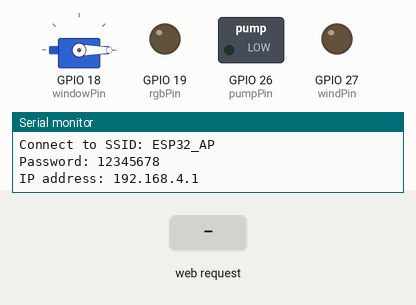
This program was run on a simulated ESP32. Parts: servo, switched loads named in the program (green lamp = pin HIGH), output pins drawn as LEDs (lit = HIGH), the last lines printed to the serial monitor. The inputs (shaded band) are chosen by the test bench. Random numbers use the default seed unless the program sets one.

Above: at 1.2 s.
1.3 s: HTTP request GET /pump/on received
At 2.0 s:
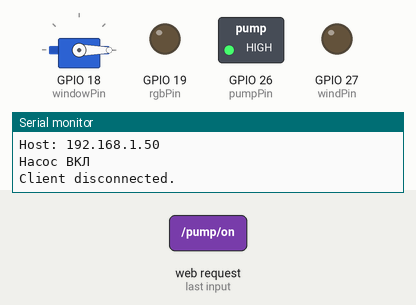
2.8 s: HTTP request GET /wind/on received
At 3.1 s:
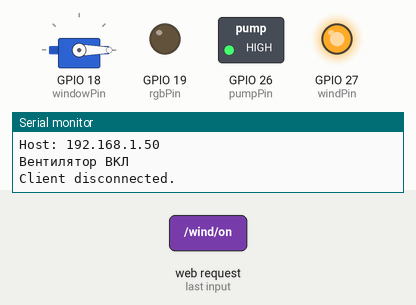
4.3 s: HTTP request GET /pump/off received
At 5.5 s:
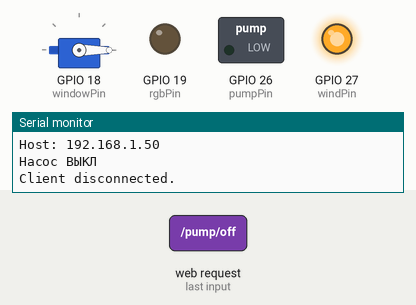
5.8 s: HTTP request GET /window/open received
At 6.7 s:
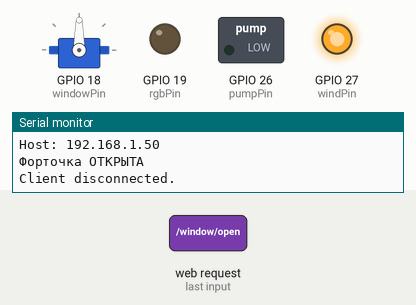
7.3 s: HTTP request GET /wind/off received
At 7.8 s:
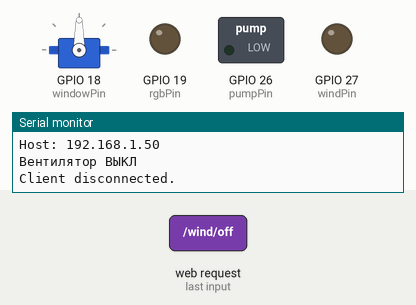
8.8 s: HTTP request GET /pump/on received
At 10.1 s:
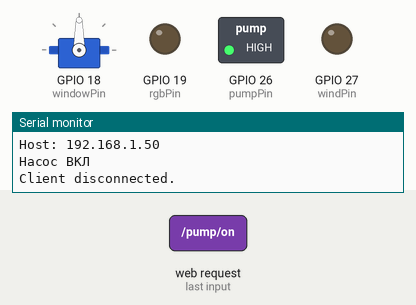
Timing chart, 0 to 11.3 s (numbered marks = the images above; inputs shaded):
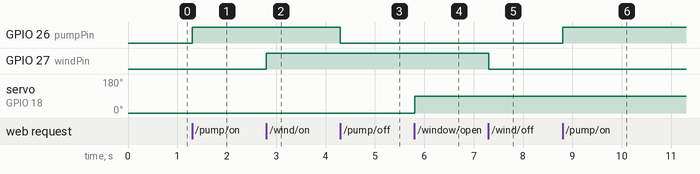

Measured:
- after the input at 1.3 s, GPIO 26 (pumpPin): LOW → HIGH at once
- after the input at 2.8 s, GPIO 27 (windPin): LOW → HIGH at once
- after the input at 4.3 s, GPIO 26 (pumpPin): HIGH → LOW at once
- after the input at 5.8 s, servo on GPIO 18 (windowPin): 0° → 90° at once
- after the input at 7.3 s, GPIO 27 (windPin): HIGH → LOW at once
- after the input at 8.8 s, GPIO 26 (pumpPin): LOW → HIGH at once

The program:

main.cpp
```cpp
#include <WiFi.h>
#include <ESP32Servo.h>  // Библиотека для работы с сервоприводом

// Настройки точки доступа
const char* ap_ssid = "ESP32_AP";       // Название сети
const char* ap_password = "12345678";  // Пароль (минимум 8 символов)

// Номер порта для сервера
WiFiServer server(80);

// Состояние выходов
bool pumpState = false;  // Состояние насоса
bool windState = false;  // Состояние вентилятора
bool windowState = false;  // Состояние форточки

// Номера выводов
const int pumpPin = 26;  // Пин для насоса
const int windPin = 27;  // Пин для вентилятора
const int windowPin = 18;  // Пин для сервопривода (форточка)
const int rgbPin = 19;     // Пин для RGB-светодиода

// Объект для управления сервоприводом
Servo servoWindow;

// Переменная для хранения выбранного цвета RGB
String rgbColor = "#FFFFFF";  // Белый цвет по умолчанию

// Прототипы функций
void handleRequest(WiFiClient& client, const String& request);
void sendResponse(WiFiClient& client);

void setup() {
    Serial.begin(115200);
    Serial.println("Starting...");

    // Настройка GPIO как выходы
    pinMode(pumpPin, OUTPUT);
    pinMode(windPin, OUTPUT);
    pinMode(rgbPin, OUTPUT);

    // Устанавливаем GPIO в LOW
    digitalWrite(pumpPin, LOW);
    digitalWrite(windPin, LOW);

    // Создание точки доступа
    if (WiFi.softAP(ap_ssid, ap_password)) {
        Serial.println("Access Point started.");
        Serial.print("Connect to SSID: ");
        Serial.println(ap_ssid);
        Serial.print("Password: ");
        Serial.println(ap_password);

        // Фиксированный IP-адрес для точки доступа
        Serial.println("IP address: 192.168.4.1");
    } else {
        Serial.println("Failed to create Access Point.");
    }


    // Инициализация сервопривода
    servoWindow.attach(windowPin);  // Подключение сервопривода к пину 18
    servoWindow.write(0);           // Закрываем форточку по умолчанию

    // Запуск сервера
    server.begin();
}

void loop() {
    WiFiClient client = server.available();
    if (client) {
        Serial.println("New Client.");
        String currentLine = "";
        String request = "";

        while (client.connected()) {
            if (client.available()) {
                char c = client.read();
                Serial.write(c);
                request += c;

                if (c == '\n') {
                    if (currentLine.length() == 0) {
                        handleRequest(client, request);
                        request = "";
                        break;
                    } else {
                        currentLine = "";
                    }
                } else if (c != '\r') {
                    currentLine += c;
                }
            }
        }

        client.stop();
        Serial.println("Client disconnected.");
    }
}

void handleRequest(WiFiClient& client, const String& request) {
    // Обработка команд управления GPIO
    if (request.indexOf("/pump/on") != -1) {
        digitalWrite(pumpPin, HIGH);
        pumpState = true;
        Serial.println("Насос ВКЛ");
    } else if (request.indexOf("/pump/off") != -1) {
        digitalWrite(pumpPin, LOW);
        pumpState = false;
        Serial.println("Насос ВЫКЛ");
    } else if (request.indexOf("/wind/on") != -1) {
        digitalWrite(windPin, HIGH);
        windState = true;
        Serial.println("Вентилятор ВКЛ");
    } else if (request.indexOf("/wind/off") != -1) {
        digitalWrite(windPin, LOW);
        windState = false;
        Serial.println("Вентилятор ВЫКЛ");
    } else if (request.indexOf("/window/open") != -1) {
        servoWindow.write(90);  // Открываем форточку
        windowState = true;
        Serial.println("Форточка ОТКРЫТА");
    } else if (request.indexOf("/window/close") != -1) {
        servoWindow.write(0);  // Закрываем форточку
        windowState = false;
        Serial.println("Форточка ЗАКРЫТА");
    } else if (request.indexOf("/rgb/color/") != -1) {
        // Извлекаем цвет из запроса
        int start = request.indexOf("/rgb/color/") + 11;
        int end = request.indexOf(' ', start);
        rgbColor = request.substring(start, end);
        Serial.println("Выбранный цвет: " + rgbColor);

        // Отправляем цвет на RGB-светодиод (пример реализации)
        uint32_t color = hexToRgb(rgbColor);
        analogWrite(rgbPin, (color >> 16) & 0xFF);  // Красный компонент
    }

    // Отправка HTTP-ответа
    sendResponse(client);
}

uint32_t hexToRgb(String hexColor) {
    // Преобразование шестнадцатеричного цвета в RGB
    hexColor = hexColor.substring(1);  // Убираем символ '#'
    int red = strtol(&hexColor[0], NULL, 16);
    int green = strtol(&hexColor[2], NULL, 16);
    int blue = strtol(&hexColor[4], NULL, 16);
    return (red << 16) | (green << 8) | blue;
}

void sendResponse(WiFiClient& client) {
    // Отправляем HTTP-заголовки
    client.println("HTTP/1.1 200 OK");
    client.println("Content-type:text/html");
    client.println("Connection: close");
    client.println();

    // Отправляем HTML-страницу
    client.println("<!DOCTYPE html>");
    client.println("<html lang=\"ru\">");
    client.println("<head>");
    client.println("<meta charset=\"UTF-8\">");
    client.println("<meta name=\"viewport\" content=\"width=device-width, initial-scale=1.0\">");
    client.println("<title>Умная теплица</title>");
    client.println("<link rel=\"stylesheet\" href=\"https://cdnjs.cloudflare.com/ajax/libs/font-awesome/6.0.0-beta3/css/all.min.css\">");
    client.println("<style>");
    client.println("body { font-family: Arial, sans-serif; background-color: #2b19a4; color: #ffffff; margin: 0; padding: 0; }");
    client.println(".container { max-width: 1200px; margin: 0 auto; padding: 20px; display: flex; flex-wrap: wrap; justify-content: space-between; }");
    client.println(".block-tab { display: flex; flex-wrap: wrap; width: 100%; }");
    client.println(".block-thin-tab { background-color: rgb(29, 134, 146); border-radius: 8px; box-shadow: 0 4px 8px rgba(0, 0, 0, 0.1); margin: 10px; padding: 15px; width: calc(33.333% - 20px); box-sizing: auto; }");
    client.println(".sensor-value { display: flex; align-items: center; justify-content: space-between; padding: 10px 0; }");
    client.println(".sensor-value i { font-size: 24px; margin-right: 10px; }");
    client.println(".sensor-value span { font-size: 18px; }");
    client.println(".slider-container, .switch-container, .color-container { margin-top: 10px; }");
    client.println(".switch input { display: none; }");
    client.println(".switch .slider { position: relative; display: inline-block; width: 60px; height: 34px; background-color: #ccc; border-radius: 34px; transition: background-color 0.3s; cursor: pointer; }");
    client.println(".switch .slider:before { content: ''; position: absolute; left: 4px; top: 4px; width: 26px; height: 26px; background-color: white; border-radius: 50%; transition: left 0.3s; }");
    client.println(".switch input:checked + .slider { background-color: #27ae60; }");
    client.println(".switch input:checked + .slider:before { left: 30px; }");
    client.println(".color-container input[type='color'] { border: none; padding: 0; width: 50px; height: 50px; cursor: pointer; }");
    client.println(".icon-normal { color: green; }");
    client.println(".icon-low { color: blue; }");
    client.println(".icon-high { color: red; }");
    client.println(".icon-low-humidity { color: yellow; }");
    client.println(".icon-high-humidity { color: cyan; }");
    client.println(".icon-low-light { color: yellow; }");
    client.println(".icon-high-light { color: orange; }");
    client.println(".icon-moderate-uv { color: yellow; }");
    client.println(".icon-high-uv { color: red; }");
    client.println("</style>");
    client.println("</head>");
    client.println("<body>");
    client.println("<div class=\"container\">");
    client.println("<h1>Умная теплица</h1>");
    client.println("<div class=\"block-tab\">");

    // Температура
    client.println("<div class=\"block-thin-tab\">");
    client.println("<div class=\"sensor-value\" id=\"temperature-sensor\">");
    client.println("<i class=\"fas fa-temperature-low\"></i>");
    client.println("<span id=\"tGH\">0</span><span>°C</span>");
    client.println("</div>");
    client.println("</div>");

    // Влажность
    client.println("<div class=\"block-thin-tab\">");
    client.println("<div class=\"sensor-value\" id=\"humidity-sensor\">");
    client.println("<i class=\"fas fa-tint\"></i>");
    client.println("<span id=\"humGH\">0</span><span>%</span>");
    client.println("</div>");
    client.println("</div>");

    // Освещенность
    client.println("<div class=\"block-thin-tab\">");
    client.println("<div class=\"sensor-value\" id=\"light-sensor\">");
    client.println("<i class=\"fas fa-sun\"></i>");
    client.println("<span id=\"lightGH\">0</span><span>lx</span>");
    client.println("</div>");
    client.println("<div class=\"slider-container\">");
    client.println("<label for=\"window\">Освещенность:</label>");
    client.println("<input type=\"range\" id=\"window\" min=\"0\" max=\"100\" value=\"50\">");
    client.println("<span id=\"window-value\">50%</span>");
    client.println("</div>");
    client.println("<div class=\"color-container\">");
    client.println("<label for=\"colorGH\">Выбрать цвет:</label>");
    client.println("<input type=\"color\" id=\"colorGH\" value=\"" + rgbColor + "\">");
    client.println("</div>");
    client.println("</div>");

    // Насос
    client.println("<div class=\"block-thin-tab\">");
    client.println("<div class=\"switch-container\">");
    client.println("<label for=\"pump\">Насос:</label>");
    client.println("<label class=\"switch\">");
    client.println(String("<input type=\"checkbox\" id=\"pump\" ") + (pumpState ? "checked" : "") + ">"); // Добавляем состояние насоса
    client.println("<span class=\"slider round\"></span>");
    client.println("</label>");
    client.println("</div>");
    client.println("</div>");

    // Вентилятор
    client.println("<div class=\"block-thin-tab\">");
    client.println("<div class=\"switch-container\">");
    client.println("<label for=\"wind\">Вентилятор:</label>");
    client.println("<label class=\"switch\">");
    client.println(String("<input type=\"checkbox\" id=\"wind\" ") + (windState ? "checked" : "") + ">"); // Добавляем состояние вентилятора
    client.println("<span class=\"slider round\"></span>");
    client.println("</label>");
    client.println("</div>");
    client.println("</div>");

    // Форточка
    client.println("<div class=\"block-thin-tab\">");
    client.println("<div class=\"switch-container\">");
    client.println("<label for=\"window\">Форточка:</label>");
    client.println("<label class=\"switch\">");
    client.println(String("<input type=\"checkbox\" id=\"window\" ") + (windowState ? "checked" : "") + ">"); // Добавляем состояние форточки
    client.println("<span class=\"slider round\"></span>");
    client.println("</label>");
    client.println("</div>");
    client.println("</div>");

    client.println("</div>");
    client.println("</div>");

    // JavaScript для обновления значений
    client.println("<script>");
    client.println("const windowSlider = document.getElementById('window');");
    client.println("const windowValue = document.getElementById('window-value');");
    client.println("windowSlider.addEventListener('input', function() {");
    client.println("windowValue.textContent = `${this.value}%`;}");
    client.println(");");
    client.println("const pumpSwitch = document.getElementById('pump');");
    client.println("pumpSwitch.addEventListener('change', function() {");
    client.println("console.log(`Насос: ${this.checked ? 'Вкл' : 'Выкл'}`);");
    client.println("fetch(`/pump/${this.checked ? 'on' : 'off'}`);");
    client.println("});");
    client.println("const windSwitch = document.getElementById('wind');");
    client.println("windSwitch.addEventListener('change', function() {");
    client.println("console.log(`Вентилятор: ${this.checked ? 'Вкл' : 'Выкл'}`);");
    client.println("fetch(`/wind/${this.checked ? 'on' : 'off'}`);");
    client.println("});");
    client.println("const windowSwitch = document.getElementById('window');");
    client.println("windowSwitch.addEventListener('change', function() {");
    client.println("console.log(`Форточка: ${this.checked ? 'Открыта' : 'Закрыта'}`);");
    client.println("fetch(`/window/${this.checked ? 'open' : 'close'}`);");
    client.println("});");
    client.println("const colorPicker = document.getElementById('colorGH');");
    client.println("colorPicker.addEventListener('input', function() {");
    client.println("console.log(`Выбранный цвет: ${this.value}`);");
    client.println("fetch(`/rgb/color/${this.value}`);");
    client.println("});");
    client.println("function updateSensorValues() {");
    client.println("const temperature = Math.floor(Math.random() * 50 - 10);");
    client.println("const humidity = Math.floor(Math.random() * 100);");
    client.println("const light = Math.floor(Math.random() * 1000);");
    client.println("document.getElementById('tGH').textContent = temperature;");
    client.println("document.getElementById('humGH').textContent = humidity;");
    client.println("document.getElementById('lightGH').textContent = light;");
    client.println("updateIconColor('temperature-sensor', temperature, [");
    client.println("{ condition: temperature < 10, className: 'icon-low' },");
    client.println("{ condition: temperature > 30, className: 'icon-high' },");
    client.println("{ condition: true, className: 'icon-normal' }]);");
    client.println("updateIconColor('humidity-sensor', humidity, [");
    client.println("{ condition: humidity < 30, className: 'icon-low-humidity' },");
    client.println("{ condition: humidity > 70, className: 'icon-high-humidity' },");
    client.println("{ condition: true, className: 'icon-normal' }]);");
    client.println("updateIconColor('light-sensor', light, [");
    client.println("{ condition: light < 200, className: 'icon-low-light' },");
    client.println("{ condition: light > 800, className: 'icon-high-light' },");
    client.println("{ condition: true, className: 'icon-normal' }]);");
    client.println("}");
    client.println("function updateIconColor(sensorId, value, conditions) {");
    client.println("const sensorElement = document.getElementById(sensorId);");
    client.println("const iconElement = sensorElement.querySelector('i');");
    client.println("iconElement.classList.remove('icon-normal', 'icon-low', 'icon-high', 'icon-low-humidity', 'icon-high-humidity', 'icon-low-light', 'icon-high-light', 'icon-moderate-uv', 'icon-high-uv');");
    client.println("let matchedCondition = null;");
    client.println("for (const condition of conditions) {");
    client.println("if (typeof condition.condition === 'function' ? condition.condition(value) : condition.condition) {");
    client.println("matchedCondition = condition.className;");
    client.println("break;");
    client.println("}");
    client.println("}");
    client.println("if (matchedCondition) {");
    client.println("iconElement.classList.add(matchedCondition);");
    client.println("} else {");
    client.println("iconElement.classList.add('icon-normal');");
    client.println("}");
    client.println("}");
    client.println("setInterval(updateSensorValues, 1000);");
    client.println("</script>");
    client.println("</body>");
    client.println("</html>");
}
```
